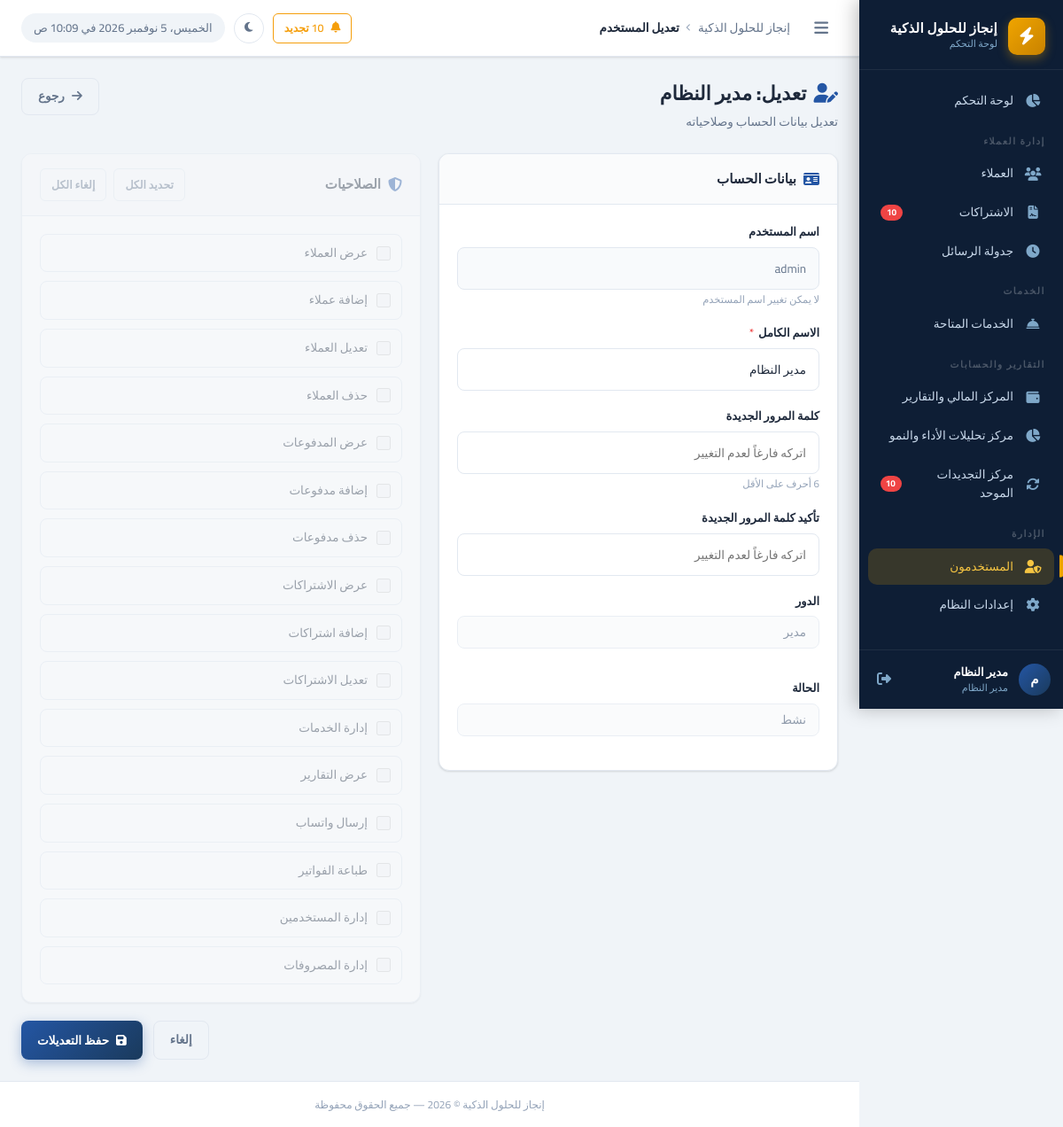
Page /users/edit.php?id=1 (signed in) on the committed database.
### tables this page shows
CREATE TABLE `users` (
  `id` int UNSIGNED NOT NULL,
  `username` varchar(100) NOT NULL,
  `password` varchar(255) NOT NULL,
  `full_name` varchar(200) NOT NULL,
  `role` enum('admin','employee') NOT NULL DEFAULT 'employee',
  `permissions` json DEFAULT NULL COMMENT 'صلاحيات مخصصة للموظف',
  `status` tinyint(1) NOT NULL DEFAULT '1' COMMENT '1=نشط, 0=موقوف',
  `last_login` datetime DEFAULT NULL,
  `created_at` datetime NOT NULL DEFAULT CURRENT_TIMESTAMP,
  `updated_at` datetime NOT NULL DEFAULT CURRENT_TIMESTAMP ON UPDATE CURRENT_TIMESTAMP
);

### includes/functions.php (called while the page is built, shortened)
<?php
function e(mixed $value): string {
    return htmlspecialchars((string)$value, ENT_QUOTES, 'UTF-8');
}

### includes/auth.php (called while the page is built, shortened)
<?php
function currentUserId(): ?int {
    return $_SESSION['user_id'] ?? null;
}

### users/edit.php (the view, shortened to what this page needs)
<?php
$db = getDB();
$id = (int)($_GET['id'] ?? 0);
$user = $db->prepare("SELECT * FROM users WHERE id = ?");
$user->execute([$id]);
$user = $user->fetch();
$formData = [
    'username'    => $user['username'],
    'full_name'   => $user['full_name'],
    'role'        => $user['role'],
    'status'      => $user['status'],
    'permissions' => json_decode($user['permissions'] ?? '[]', true) ?? [],
];
$allPerms   = ALL_PERMISSIONS;
require_once INCLUDES_PATH . '/header.php';
?>
<div class="page-header">
  <div class="page-header-text">
    <h1 class="page-title"><i class="fas fa-user-edit" style="color:var(--primary-light);margin-left:8px;"></i>تعديل: <?= e($user['full_name']) ?></h1>
    <p class="page-subtitle">تعديل بيانات الحساب وصلاحياته</p>
  </div>
  <div class="page-actions">
    <a href="index.php" class="btn btn-outline"><i class="fas fa-arrow-right"></i> رجوع</a>
  </div>
</div>
<form method="POST" action="edit.php?id=<?= $id ?>" data-validate>
  <div style="display:grid;grid-template-columns:1fr 1fr;gap:20px;align-items:start;">
    <div>
      <div class="card">
        <div class="card-header">
          <span class="card-title"><i class="fas fa-id-card"></i> بيانات الحساب</span>
        </div>
        <div class="card-body">
          <div class="form-group">
            <label class="form-label">اسم المستخدم</label>
            <input type="text" class="form-control" value="<?= e($formData['username']) ?>" readonly>
            <span class="form-hint">لا يمكن تغيير اسم المستخدم</span>
          </div>
          <div class="form-group">
            <label class="form-label" for="full_name">الاسم الكامل <span class="required">*</span></label>
            <input type="text" id="full_name" name="full_name" class="form-control"
                   value="<?= e($formData['full_name']) ?>" required>
          </div>
          <div class="form-group">
            <label class="form-label" for="new_password">كلمة المرور الجديدة</label>
            <input type="password" id="new_password" name="new_password" class="form-control"
                   placeholder="اتركه فارغاً لعدم التغيير" minlength="6">
            <span class="form-hint">6 أحرف على الأقل</span>
          </div>
          <div class="form-group">
            <label class="form-label" for="password_confirm">تأكيد كلمة المرور الجديدة</label>
            <input type="password" id="password_confirm" name="password_confirm" class="form-control"
                   placeholder="اتركه فارغاً لعدم التغيير">
          </div>
          <div class="form-row">
            <div class="form-group">
              <label class="form-label" for="role">الدور</label>
              <select id="role" name="role" class="form-control" onchange="togglePerms(this.value)"
                      <?= $id === currentUserId() ? 'disabled' : '' ?>>
                <option value="admin" <?= $formData['role'] === 'admin' ? 'selected' : '' ?>>مدير</option>
              </select>
            </div>
            <div class="form-group">
              <label class="form-label" for="status">الحالة</label>
              <select id="status" name="status" class="form-control"
                      <?= $id === currentUserId() ? 'disabled' : '' ?>>
                <option value="1" <?= $formData['status'] ? 'selected' : '' ?>>نشط</option>
              </select>
            </div>
          </div>
        </div>
      </div>
    </div>
    <div>
      <div class="card" id="permissionsCard">
        <div class="card-header">
          <span class="card-title"><i class="fas fa-shield-halved"></i> الصلاحيات</span>
          <div style="display:flex;gap:8px;">
            <button type="button" class="btn btn-sm btn-outline" onclick="selectAllPerms(true)">تحديد الكل</button>
            <button type="button" class="btn btn-sm btn-outline" onclick="selectAllPerms(false)">إلغاء الكل</button>
          </div>
        </div>
        <div class="card-body">
          <div style="display:grid;gap:10px;">
            <?php foreach ($allPerms as $key => $label): ?>
            <label style="display:flex;align-items:center;gap:10px;cursor:pointer;padding:10px 12px;
                          border:1.5px solid var(--border-color);border-radius:8px;transition:all .2s;font-size:13.5px;font-weight:500;"
                   onmouseover="this.style.borderColor='var(--primary-light)';this.style.background='rgba(36,86,164,.04)'"
                   onmouseout="this.style.borderColor='var(--border-color)';this.style.background=''">
              <input type="checkbox" name="permissions[<?= e($key) ?>]" value="1"
                     class="perm-checkbox" style="width:16px;height:16px;accent-color:var(--primary-light);"
                     <?= in_array($key, $formData['permissions']) ? 'checked' : '' ?>>
              <?= e($label) ?>
            </label>
            <?php endforeach; ?>
          </div>
        </div>
      </div>
    </div>
  </div>
  <div style="display:flex;gap:12px;justify-content:flex-end;margin-top:20px;">
    <a href="index.php" class="btn btn-outline">إلغاء</a>
    <button type="submit" class="btn btn-primary"><i class="fas fa-save"></i> حفظ التعديلات</button>
  </div>
</form>
<?php require_once INCLUDES_PATH . '/footer.php'; ?>

### assets/css/style.css (style rules this page uses)
:root { --primary: #1a3a5c; --primary-light: #2456a4; --primary-dark: #0e2340; --accent: #f0a500; --accent-light: #f5c442; --accent-dark: #c88200; --success: #22c55e; --success-light: #dcfce7; --warning: #f59e0b; --warning-light: #fef3c7; --danger: #ef4444; --danger-light: #fee2e2; --info: #3b82f6; --info-light: #dbeafe; --secondary: #6b7280; --secondary-light:#f3f4f6; --sidebar-bg: #0e1e35; --sidebar-width: 230px; --sidebar-item-hover: rgba(240, 165, 0, 0.12); --sidebar-active-bg: rgba(240, 165, 0, 0.18); --sidebar-text: #c8d8ea; --sidebar-icon: #7fa8c9; --topbar-height: 64px; --content-bg: #f0f4f8; --card-bg: #ffffff; --border-color: #e2e8f0; --border-radius: 12px; --border-radius-sm: 8px; --border-radius-lg: 16px; --font-family: 'Cairo', sans-serif; --text-primary: #1e293b; --text-secondary: #64748b; --text-muted: #94a3b8; --shadow-sm: 0 1px 3px rgba(0,0,0,.08), 0 1px 2px rgba(0,0,0,.06); --shadow-md: 0 4px 6px rgba(0,0,0,.07), 0 2px 4px rgba(0,0,0,.06); --shadow-lg: 0 10px 25px rgba(0,0,0,.1), 0 4px 10px rgba(0,0,0,.05); --shadow-xl: 0 20px 40px rgba(0,0,0,.12); --transition: all .22s cubic-bezier(.4,0,.2,1); }
*, *::before, *::after { box-sizing: border-box; margin: 0; padding: 0; }
html { direction: rtl; font-size: 13px; scroll-behavior: smooth; overflow-x: hidden; }
body { font-family: var(--font-family); background: var(--content-bg); color: var(--text-primary); min-height: 100vh; overflow-x: hidden; line-height: 1.6; }
a { color: var(--primary-light); text-decoration: none; transition: var(--transition); }
.page-header { display: flex; align-items: flex-start; justify-content: space-between; margin-bottom: 24px; gap: 16px; flex-wrap: wrap; }
.page-header-text .page-title { font-size: 22px; font-weight: 800; color: var(--text-primary); margin-bottom: 4px; }
.page-header-text .page-subtitle { font-size: 13.5px; color: var(--text-secondary); }
.page-actions { display: flex; gap: 10px; align-items: center; flex-wrap: wrap; }
.card { background: var(--card-bg); border-radius: var(--border-radius); border: 1px solid var(--border-color); box-shadow: var(--shadow-sm); overflow: hidden; transition: var(--transition); }
.card-header { display: flex; align-items: center; justify-content: space-between; padding: 16px 20px; border-bottom: 1px solid var(--border-color); background: #fafbfc; gap: 12px; }
.card-title { font-size: 15px; font-weight: 700; color: var(--text-primary); display: flex; align-items: center; gap: 8px; }
.card-title i { color: var(--primary-light); font-size: 16px; }
.card-body { padding: 20px; }
.btn { display: inline-flex; align-items: center; gap: 8px; padding: 9px 18px; border-radius: var(--border-radius-sm); font-family: var(--font-family); font-size: 13.5px; font-weight: 600; cursor: pointer; border: none; outline: none; transition: var(--transition); white-space: nowrap; text-decoration: none; }
.btn-primary { background: linear-gradient(135deg, var(--primary-light), var(--primary)); color: #fff; box-shadow: 0 4px 14px rgba(36,86,164,.35); }
.btn-outline { background: transparent; border: 1.5px solid var(--border-color); color: var(--text-secondary); }
.btn-sm { padding: 6px 12px; font-size: 12.5px; border-radius: 6px; }
.form-group { margin-bottom: 18px; }
.form-label { display: block; font-size: 13px; font-weight: 600; color: var(--text-primary); margin-bottom: 7px; }
.form-label .required { color: var(--danger); margin-right: 2px; }
.form-control { width: 100%; padding: 10px 14px; border: 1.5px solid var(--border-color); border-radius: var(--border-radius-sm); font-family: var(--font-family); font-size: 13.5px; color: var(--text-primary); background: #fff; transition: var(--transition); outline: none; direction: rtl; }
.form-control:read-only { background: #f8fafc; color: var(--text-secondary); }
select.form-control { cursor: pointer; appearance: none; background-repeat: no-repeat; background-position: left 12px center; padding-left: 36px; }
.form-hint { font-size: 11.5px; color: var(--text-muted); margin-top: 5px; }
.form-row { display: grid; grid-template-columns: repeat(auto-fit, minmax(220px, 1fr)); gap: 16px; }
.btn { transition: all 0.2s cubic-bezier(0.4, 0, 0.2, 1); }

### rows in the picture
users: full_name "مدير النظام", username "admin", role "مدير", status "نشط"

### other values in the picture
$companyName "إنجاز للحلول الذكية"
$renewalCount "10"
$userInitial "م"
$userName "مدير النظام"
$userRole "مدير النظام"
$pageTitle "تعديل المستخدم"
$label "عرض العملاء"
$label "إضافة عملاء"
$label "تعديل العملاء"
$label "حذف العملاء"
$label "عرض المدفوعات"
$label "إضافة مدفوعات"
$label "حذف مدفوعات"
$label "عرض الاشتراكات"
$label "إضافة اشتراكات"
